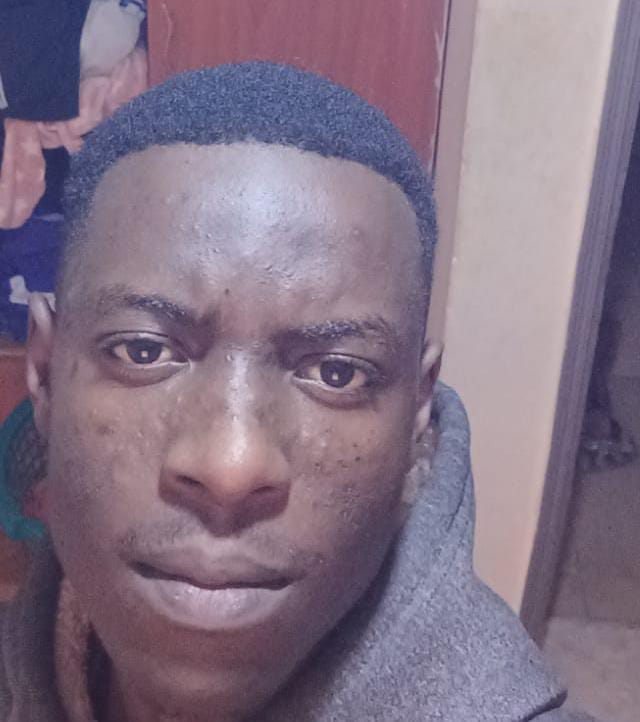
#> input picture formative2-multimodal-preprocessing/data/raw/images/andrew/andrew_neutral.jpg, 640 x 722 px
$ python image_preprocessing.py
#> lines starting #> are read from the running program, lines starting #| are printed output that depends on the picture
"""
image_preprocessing.py
------------------------
OWNER: Divine, Image Data Collection & Facial Recognition Pipeline

This script:
  - loads face images from data/raw/images/<member>/<member>_<expression>.jpg
  - detects the face region with a Haar cascade and crops to it
  - applies augmentations (rotation, horizontal flip, grayscale, brightness)
  - extracts appearance features (pixel embedding, intensity histogram,
    basic stats) and saves them to data/processed/image_features.csv
  - saves a side-by-side preview plot per member to data/processed/plots/
"""

from __future__ import annotations

from pathlib import Path
from typing import Any, Dict, List, Tuple

import cv2
import matplotlib.pyplot as plt
import numpy as np
import pandas as pd

ROOT = Path(__file__).resolve().parents[1]
RAW_IMAGES_DIR = ROOT / "data" / "raw" / "images"
PROCESSED_DIR = ROOT / "data" / "processed"
CSV_OUTPUT = PROCESSED_DIR / "image_features.csv"
PLOTS_DIR = PROCESSED_DIR / "plots"

FACE_SIZE = 128           # square crop each detected face is resized to
EMBEDDING_SIZE = 8        # face is downsampled to EMBEDDING_SIZE x EMBEDDING_SIZE for the pixel embedding
HIST_BINS = 32

_CASCADE_PATH = cv2.data.haarcascades + "haarcascade_frontalface_default.xml"
_face_cascade = cv2.CascadeClassifier(_CASCADE_PATH)


def ensure_directories() -> None:
    PROCESSED_DIR.mkdir(parents=True, exist_ok=True)
    PLOTS_DIR.mkdir(parents=True, exist_ok=True)


def load_image(path: Path) -> np.ndarray:
    """Load an image as BGR (OpenCV convention)."""
    image = cv2.imread(str(path))
    if image is None:
        raise ValueError(f"Could not read image: {path}")
    return image


def detect_face(image: np.ndarray) -> Tuple[np.ndarray, bool]:
    """Detect the largest face in `image` and return a square BGR crop resized
    to FACE_SIZE x FACE_SIZE, plus whether a face was actually found. Falls
    back to a centered square crop of the whole image when no face is
    detected (e.g. an unauthorized/non-face input)."""
    gray = cv2.cvtColor(image, cv2.COLOR_BGR2GRAY)
    faces = _face_cascade.detectMultiScale(gray, scaleFactor=1.1, minNeighbors=5, minSize=(60, 60))

    if len(faces) == 0:
        h, w = image.shape[:2]
        side = min(h, w)
        top, left = (h - side) // 2, (w - side) // 2
        crop = image[top:top + side, left:left + side]
        found = False
    else:
        x, y, w, h = max(faces, key=lambda box: box[2] * box[3])  # largest detected face box
        crop = image[y:y + h, x:x + w]
        found = True

    return cv2.resize(crop, (FACE_SIZE, FACE_SIZE)), found


def apply_augmentations(face: np.ndarray) -> List[Tuple[str, np.ndarray]]:
    """Return a list of (name, augmented_face) pairs, each the same size as `face`."""
    h, w = face.shape[:2]
    augmented = []

    rotation_matrix = cv2.getRotationMatrix2D((w / 2, h / 2), 15, 1.0)
    rotated = cv2.warpAffine(face, rotation_matrix, (w, h), borderMode=cv2.BORDER_REFLECT)
    augmented.append(("rotated", rotated))

    flipped = cv2.flip(face, 1)
    augmented.append(("flipped", flipped))

    gray = cv2.cvtColor(face, cv2.COLOR_BGR2GRAY)
    grayscale = cv2.cvtColor(gray, cv2.COLOR_GRAY2BGR)
    augmented.append(("grayscale", grayscale))

    brightened = cv2.convertScaleAbs(face, alpha=1.0, beta=40)
    augmented.append(("brightened", brightened))

    return augmented


def extract_features(face: np.ndarray, member: str, sample_name: str, expression: str, face_detected: bool) -> Dict[str, Any]:
    """Build a feature row for one face crop: a small flattened pixel embedding
    (a simple appearance descriptor, in the spirit of eigenfaces), a grayscale
    intensity histogram, and a couple of basic image statistics."""
    gray = cv2.cvtColor(face, cv2.COLOR_BGR2GRAY)

    embedding_img = cv2.resize(gray, (EMBEDDING_SIZE, EMBEDDING_SIZE))
    embedding = (embedding_img.astype(np.float32) / 255.0).flatten()

    hist = cv2.calcHist([gray], [0], None, [HIST_BINS], [0, 256]).flatten()
    hist = hist / (hist.sum() + 1e-8)

    row: Dict[str, Any] = {
        "member": member,
        "sample_name": sample_name,
        "expression": expression,
        "face_detected": face_detected,
        "mean_intensity": float(np.mean(gray)),
        "std_intensity": float(np.std(gray)),
    }
    row.update({f"embedding_{i}": float(v) for i, v in enumerate(embedding)})
    row.update({f"hist_{i}": float(v) for i, v in enumerate(hist)})
    return row


def plot_variants(variants: List[Tuple[str, np.ndarray]], out_path: Path, title: str) -> None:
    fig, axes = plt.subplots(1, len(variants), figsize=(3 * len(variants), 3.2))
    for ax, (name, img) in zip(axes, variants):
        ax.imshow(cv2.cvtColor(img, cv2.COLOR_BGR2RGB))
        ax.set_title(name)
        ax.axis("off")
    fig.suptitle(title)
    plt.tight_layout()
    plt.savefig(out_path, dpi=150)
    plt.close()


def process_image_directory(
    input_dir: Path | str = RAW_IMAGES_DIR,
    output_csv: Path | str = CSV_OUTPUT,
    output_plots_dir: Path | str = PLOTS_DIR,
) -> List[Dict[str, Any]]:
    ensure_directories()
    input_dir = Path(input_dir)
    output_csv = Path(output_csv)
    output_plots_dir = Path(output_plots_dir)
    output_plots_dir.mkdir(parents=True, exist_ok=True)

    rows: List[Dict[str, Any]] = []
    if not input_dir.exists():
        return rows

    for member_dir in sorted(input_dir.iterdir()):
        if not member_dir.is_dir():
            continue

        member_name = member_dir.name
        for image_file in sorted(member_dir.glob("*.jpg")):
            # filenames are <member>_<expression>.jpg, e.g. andrew_neutral.jpg
            expression = image_file.stem.split("_", 1)[1] if "_" in image_file.stem else image_file.stem
            sample_name = image_file.stem

            try:
                raw_image = load_image(image_file)
#> in load_image, image is the input picture: shape (722, 640, 3); mean B, G, R 132.9, 114.3, 131
            except ValueError as e:
                print(f"Warning: could not read {image_file}: {e}")
                continue

            face, face_detected = detect_face(raw_image)
#> in detect_face, `gray = cv2.cvtColor(image, cv2.COLOR_BGR2GRAY)`:
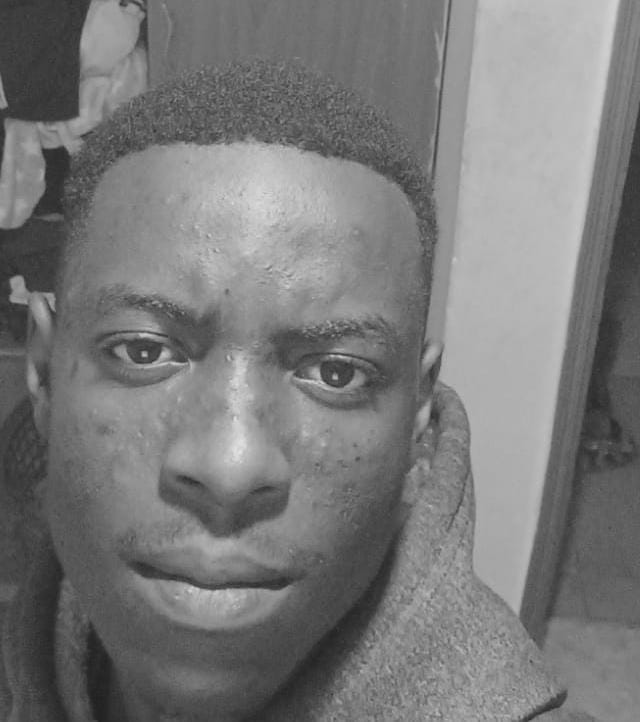
#> gray: shape (722, 640); min 31, max 227, mean 121.4
#> in detect_face, `faces = _face_cascade.detectMultiScale(gray, scaleFactor=1.1, minNeigh..`: faces = [[22, 190, 435, 435]]
#> in detect_face, `x, y, w, h = max(faces, key=lambda box: box[2] * box[3])`: x = 22; y = 190; w = 435
#> in detect_face, `crop = image[y:y + h, x:x + w]`:
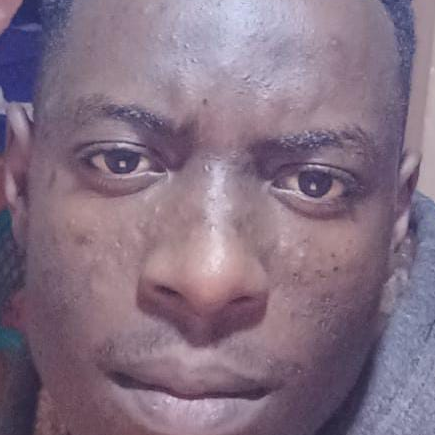
#> crop: shape (435, 435, 3); mean B, G, R 130.8, 112.9, 132.3
#> face_detected = True
            rows.append(extract_features(face, member_name, sample_name, expression, face_detected))
#> in extract_features, `gray = cv2.cvtColor(face, cv2.COLOR_BGR2GRAY)`:
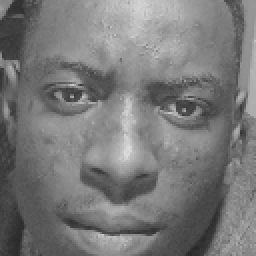
#> gray: shape (128, 128) (shown 2 times larger); min 39, max 221, mean 120.6
#> in extract_features, `embedding = (embedding_img.astype(np.float32) / 255.0).flatten()`: embedding = 64 values, max 0.773 at index 4, min 0.176 at index 56, mean 0.467
#> in extract_features, `hist = cv2.calcHist([gray], [0], None, [HIST_BINS], [0, 256]).flatten()`: hist = 32 values, max 1771 at index 17, min 0 at index 0, mean 512
#> in extract_features, `hist = hist / (hist.sum() + 1e-8)`: hist = 32 values, max 0.108 at index 17, min 0 at index 0, mean 0.0312
#> in extract_features, `row: Dict[str, Any] = { "member": member, "sample_name": sample_name, ..`: row = {'member': 'andrew', 'sample_name': 'andrew_neutral', 'expression': 'neutral', 'face_detected': True, 'mean_intensity': 120.6, 'std_intensity': 33.67}

            variants = [("original", face)] + apply_augmentations(face)
#> in apply_augmentations, `brightened = cv2.convertScaleAbs(face, alpha=1.0, beta=40)`:
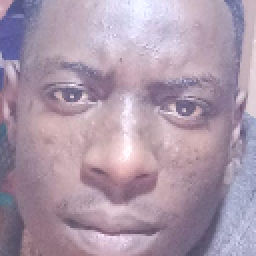
#> brightened: shape (128, 128, 3) (shown 2 times larger); mean B, G, R 170.6, 152.8, 172.1
#> variants = 5 items
            plot_variants(
                variants,
                output_plots_dir / f"{member_name}_{expression}_augmentations.png",
                f"{member_name}/{expression}",
            )
#> the loop in plot_variants, `for ax, (name, img) in zip(axes, variants):` made 5 passes
#> name on passes 1 to 5: 'original', 'rotated', 'flipped', 'grayscale', 'brightened'
#> in plot_variants, `plt.savefig(out_path, dpi=150)`:
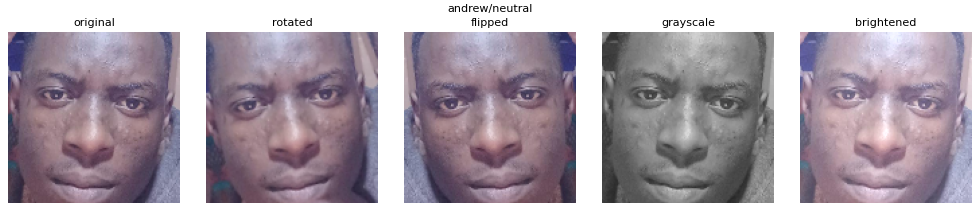
#> figure drawn by matplotlib, 5 panels

            for aug_name, aug_face in variants[1:]:
                rows.append(
                    extract_features(aug_face, member_name, f"{sample_name}_{aug_name}", expression, face_detected)
                )
#> this loop made 4 passes
#> pass 1, in extract_features (call 2), `gray = cv2.cvtColor(face, cv2.COLOR_BGR2GRAY)`:
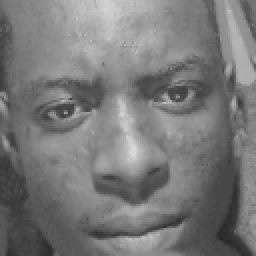
#> gray: shape (128, 128) (shown 2 times larger); min 40, max 218, mean 120.8
#> pass 2, in extract_features (call 3), `gray = cv2.cvtColor(face, cv2.COLOR_BGR2GRAY)`:
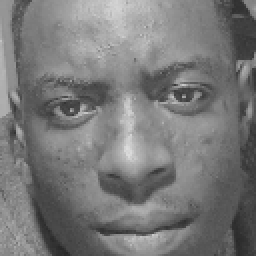
#> gray: shape (128, 128) (shown 2 times larger); min 39, max 221, mean 120.6
#> after the loop, rows = 5 items

    df = pd.DataFrame(rows)
#> df = table of 5 rows and 102 columns
    df.to_csv(output_csv, index=False)
    return rows


if __name__ == "__main__":
    process_image_directory()
    print(f"Saved image features to {CSV_OUTPUT}")
